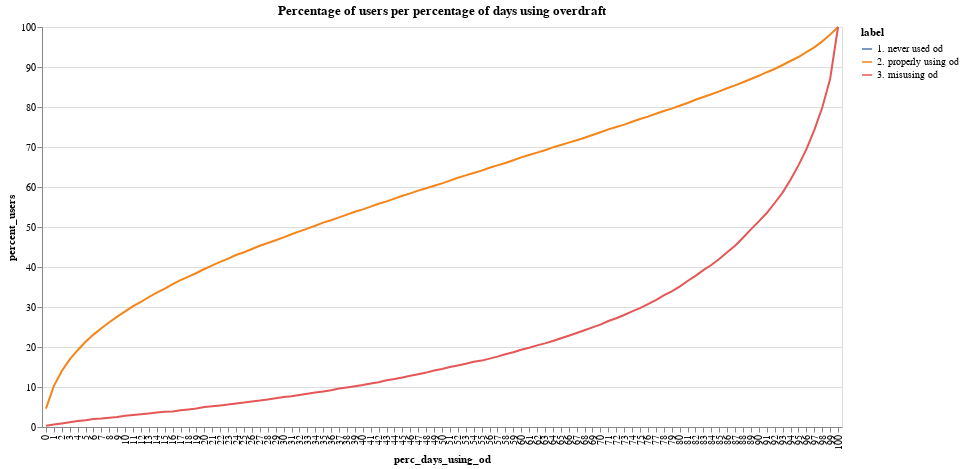

Here is the notebook cell this chart was saved with:
### Markdown cell above
Below we will explore what percentage of users corresponds to what percentage of days using overdraft. For each group, we have:
 - __2. properly using overdraft__: 25% of the users use overdraft for __8%__ of the enabled days or less
 - __3. misusing overdraft__: 25% of the users use overdraft for __70%__ of the enabled days or less
 
Given that there is such a distinct pattern between these 2 groups, in future analysis we can try to predict whether the users who have overdraft above a high threshold of the enabled days are in risk of going into arrears.

### Code cell
# enabled days over time
df_days_using_group1 = (
    df_never_used.groupby(["perc_days_using_od"]).count().reset_index()
)
df_days_using_group1["label"] = "1. never used od"
df_days_using_group1["percent_users"] = round(
    (
        df_days_using_group1["user_created"].cumsum()
        / df_days_using_group1["user_created"].sum()
    )
    * 100,
    1,
)

df_days_using_group2 = (
    df_properly_using.groupby(["perc_days_using_od"]).count().reset_index()
)
df_days_using_group2["label"] = "2. properly using od"
df_days_using_group2["percent_users"] = round(
    (
        df_days_using_group2["user_created"].cumsum()
        / df_days_using_group2["user_created"].sum()
    )
    * 100,
    1,
)

df_days_using_group3 = df_misusing.groupby(["perc_days_using_od"]).count().reset_index()
df_days_using_group3["label"] = "3. misusing od"
df_days_using_group3["percent_users"] = round(
    (
        df_days_using_group3["user_created"].cumsum()
        / df_days_using_group3["user_created"].sum()
    )
    * 100,
    1,
)


df_days_using_group = pd.concat(
    [df_days_using_group1, df_days_using_group2, df_days_using_group3]
)

af.line_multi(
    df_days_using_group,
    "label:N",
    "perc_days_using_od:O",
    "percent_users:Q",
    800,
    400,
    "x",
).properties(title="Percentage of users per percentage of days using overdraft")

### Figure 1 — Vega-Lite specification as saved in the notebook (floating-point values rounded to 4 significant figures; data arrays with more than 128 entries replaced by an {"elided": "..."} marker saying what was removed)
{"config": {"view": {"continuousWidth": 400, "continuousHeight": 300}}, "data": {"name": "data-c7d0cb6bffee6986873a6178b7e95a88"}, "mark": "line", "encoding": {"color": {"type": "nominal", "field": "label"}, "tooltip": {"type": "quantitative", "field": "percent_users"}, "x": {"type": "ordinal", "field": "perc_days_using_od"}, "y": {"type": "quantitative", "field": "percent_users", "sort": "x"}}, "height": 400, "title": "Percentage of users per percentage of days using overdraft", "width": 800, "$schema": "https://vega.github.io/schema/vega-lite/v4.8.1.json", "datasets": {"data-c7d0cb6bffee6986873a6178b7e95a88": {"elided": "203 records"}}}
